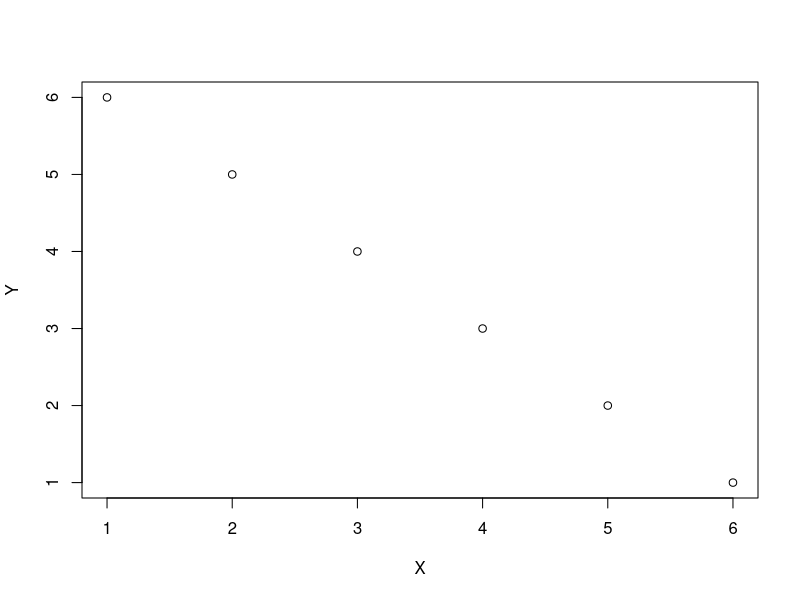

Here is the R script that generated this plot:
setwd('C:/Users/theer/OneDrive/Github/r_tutorial')

X = c(1,2,3,4,5,6)
Y = c(6,5,4,3,2,1)
plot(X,Y)


# Step 1: Load the datasets package (optional, usually not necessary)
library(datasets)

# Step 2: Load the Iris dataset
data("iris")

# Step 3: View the first few rows of the dataset
head(iris)

# Step 4: Get a summary of the dataset
summary(iris)

# Step 5: Check the structure of the dataset
str(iris)

